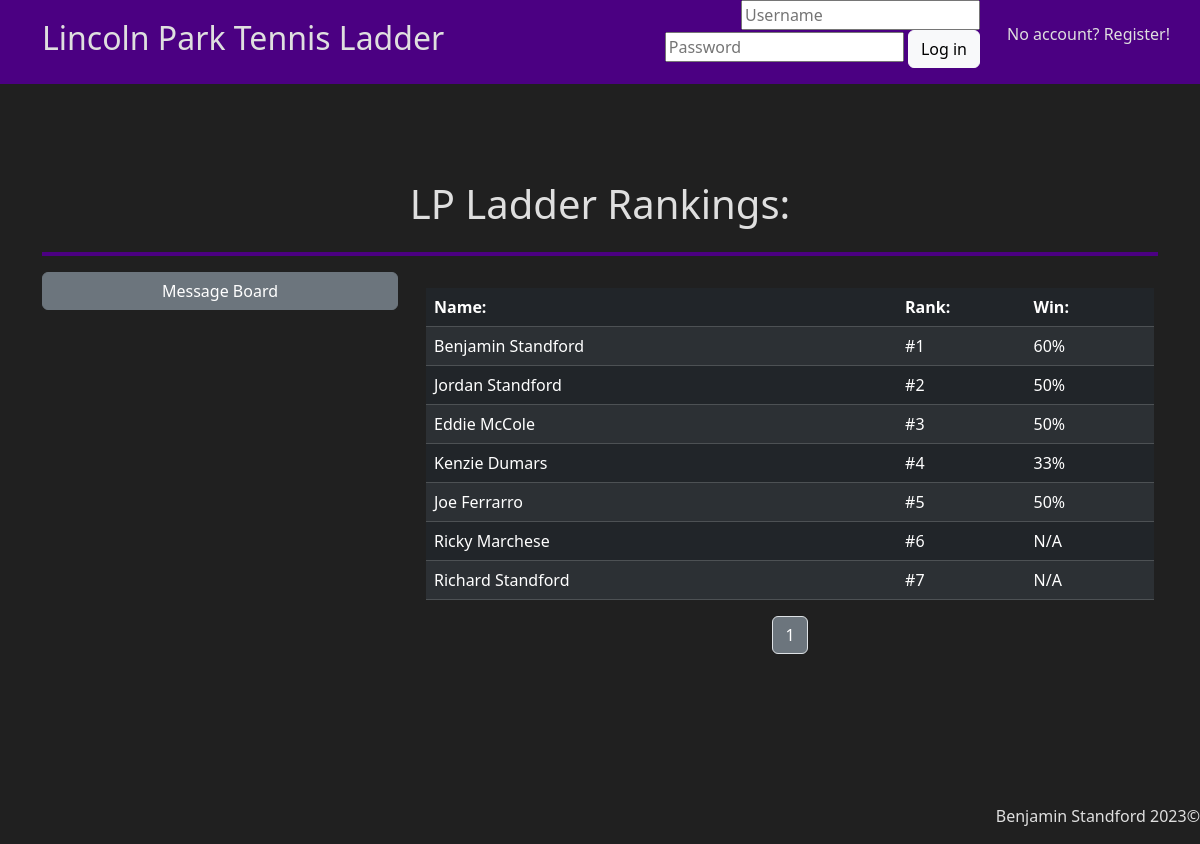
The page / on the database its author committed.
### app/helpers.py (models this page shows, shortened)
class User(db.Model):
    id = db.Column(db.Integer(), primary_key=True)
    first= db.Column(db.String(255), nullable=False)
    last = db.Column(db.String(255), nullable=False)
    username = db.Column(db.String(255), unique=True, nullable=False)
    password = db.Column(db.LargeBinary, nullable=False)
    salt = db.Column(db.LargeBinary, nullable=False)
    email = db.Column(db.String(255), unique=True, nullable=False)
    phone = db.Column(db.String(255))
    rank = db.Column(db.Integer(), default=0)
    date_joined = db.Column(db.DateTime, default=datetime.utcnow)
    matches = db.relationship("Match", secondary=user_match, backref="players")
    temp_matches = db.relationship("Temp_match", secondary=user_temp, backref="players")
    matches_won = db.relationship("Match", backref="winner", foreign_keys="Match.winner_id", lazy=True)
    matches_lost = db.relationship("Match", backref="loser", foreign_keys="Match.loser_id", lazy=True)
    msg_sent = db.relationship("Chat", backref="sender", foreign_keys="Chat.sender_id", lazy=True)
    msg_received = db.relationship("Chat", backref="recipient", foreign_keys="Chat.recipient_id", lazy=True)

### app/routes.py (the view, shortened to what this page needs)
@app.route("/", methods=["GET", "POST"])
def index():
    if request.method == "GET":
        page = request.args.get('page')
        if page == None:
            page = 1
        players, pages = h.get_players(int(page))
        if "USER" in session:
            try:
                user = h.get_user()
            except KeyError:
                print("Exception caught! KeyError")
                user = None
        else:
            user = None
        messages = h.get_broadcast_messages()
        return render_template("index.html", players=players, pages=pages, user=user, spread=c.CHALLENGE_SPREAD, messages=messages)

### app/helpers.py (called while the page is built)
def get_players(page):
    results = c.RESULTS_PER_PAGE * page
    players = User.query.filter(User.rank.between(results-(c.RESULTS_PER_PAGE-1), results)).all()
    p = math.ceil(User.query.count() / c.RESULTS_PER_PAGE)
    x = 1
    pages = []
    while x <= p:
        pages.append(x)
        x += 1
    return players, pages

def get_broadcast_messages():
    messages = Chat.query.filter_by(broadcast=True).all()
    for message in messages:
        message.time = format_timestamp(message.timestamp)
    return messages

def format_timestamp(timestamp):
    timestamp = pytz.utc.localize(timestamp)
    timestamp = timestamp.astimezone(pytz.timezone("Us/Eastern"))
    time = timestamp.strftime(c.TIMESTAMP_FULL)
    return time

### app/templates/index.html (shortened to what this page needs)
{% extends "layout.html" %}
{% block main %}
    <div class="p-5"></div>
    <div class="row">
    <div class="col text-center"><h1>LP Ladder Rankings:</h1></div>
    </div>
    <hr class="border-4 opacity-100">
    <div class="row justify-content-center">
        <div class="col-12 col-md-4">
                <button class="btn btn-secondary" id="chat-btn" style="width: 100%" type="button" data-bs-toggle="collapse" data-bs-target="#collapseExample" aria-expanded="false" aria-controls="collapseExample">
                    Message Board
                </button>
        </div>
        <div class="col-12 col-md-8 p-3">
            <table class="table table-dark table-striped table-hover">
                <thead>
                    <tr>
                        <th style="width: 55%">Name:</th>
                        <th style="width: 15%">Rank:</th>
                        <th style="width: 15%">Win:</th>
                    </tr>
                </thead>
                <tbody>
                    {% for player in players|sort(attribute='rank') %}
                        <tr>
                            <td><a href="/profile?id={{ player.id }}" style="text-decoration: none">{{ player.first }} {{ player.last }}</a></td>
                            <td>#{{ player.rank }}</td>
                            <td>{% if player.matches %}
                                    {{ ((player.matches_won|count/player.matches|count)*100)|round|int }}%
                                {% else %}
                                    N/A
                                {% endif %}
                            </td>
                        </tr>
                    {% endfor %}
                </tbody>
            </table>
            <nav aria-label="Page navigation">
                <ul class="pagination justify-content-center">
                    {% for page in pages %}
                        <li class="page-item"><a class="page-link text-bg-secondary" href="/?page={{ page }}">{{ page }}</a></li>
                    {% endfor %}
                </ul>
                </nav>
        </div>
    </div>
{% endblock %}

### app/templates/layout.html (shortened to what this page needs)
<!DOCTYPE <!DOCTYPE html>
<html lang="en">
    <head>
        <link href="https://cdn.jsdelivr.net/npm/bootstrap@5.3.2/dist/css/bootstrap.min.css" rel="stylesheet">
        <link rel="stylesheet" href={{ url_for("static", filename="styles.css") }}>
    </head>
    <body>
        <header class="sticky-top">
            <div class="container">
                {% if page == 'register' %}
                <div class="row align-items-center justify-content-between" id="header-row">
                    <div class="col-12 col-md-3 col-lg-5 text-center text-md-start">
                        <a href="/" id="logo" alt="Logo">
                            <h2>Lincoln Park Tennis Ladder</h2>
                        </a>
                    </div>
                    </div>
                {% elif not "USER" in session %}
                    <div class="row align-items-center justify-content-between" id="header-row">
                        <div class="col-12 col-md-3 col-lg-5 text-center text-md-start">
                            <a href="/" id="logo" alt="Logo">
                                <h2>Lincoln Park Tennis Ladder</h2>
                            </a>
                        </div>
                        <div class="col-12 col-md-9 col-lg-5 text-center text-md-end p-0">
                            <form action="/" id="login-form" method="post">
                                <input class="no-margin" id="username" name="username" type="text" placeholder="Username" autocomplete="off" autofocus required/>
                                <input class="no-margin" id="password" name="password" type="password" placeholder="Password" required/>
                                <button class="btn btn-light no-margin" type="submit" id="login-btn">Log in</button>
                            </form>
                        </div>
                        <div class="col-12 col-md-12 col-lg-2 text-md-end text-center text-lg-end p-0">
                            <p><a href="/register">No account? Register!</a></p>
                        </div>
                    {% endif %}
                </div>
            </div>
        </header>
        <main>
            <div class="container" style="height: 90vh">
                {% block main %}
                {% endblock %}
                <div class="p-5"></div>
            </div>
        </main>
        <footer class="text-end">
            <address>Benjamin Standford 2023©</address>
        </footer>
    </body>
</html>

### app/static/styles.css (style rules this page uses)
body { background-color: #202020; color: #dfdfdf; }
header { background-color:indigo; }
a { color: inherit; text-decoration: none; }
hr { color:indigo; }
.no-margin { margin: 0; }
#header-row { min-height: 80px; }

### rows shown on the page
User: first "Benjamin", last "Standford", rank "1", matches_won "60"
User: first "Jordan", last "Standford", rank "2", matches_won "50"
User: first "Eddie", last "McCole", rank "3", matches_won "50"
User: first "Kenzie", last "Dumars", rank "4", matches_won "33"
User: first "Joe", last "Ferrarro", rank "5", matches_won "50"
User: first "Ricky", last "Marchese", rank "6", shows "N/A"
User: first "Richard", last "Standford", rank "7", shows "N/A"

### other values the page prints
{{ page }} "1"
